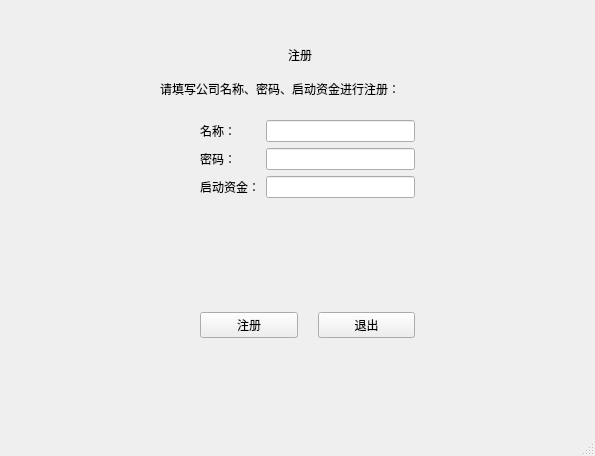
<?xml version="1.0" encoding="UTF-8"?>
<ui version="4.0">
 <class>Signup</class>
 <widget class="QMainWindow" name="Signup">
  <property name="geometry">
   <rect>
    <x>0</x>
    <y>0</y>
    <width>595</width>
    <height>456</height>
   </rect>
  </property>
  <property name="windowTitle">
   <string>MainWindow</string>
  </property>
  <widget class="QWidget" name="centralwidget">
   <widget class="QLabel" name="label">
    <property name="geometry">
     <rect>
      <x>270</x>
      <y>40</y>
      <width>60</width>
      <height>30</height>
     </rect>
    </property>
    <property name="text">
     <string>注册</string>
    </property>
    <property name="alignment">
     <set>Qt::AlignCenter</set>
    </property>
   </widget>
   <widget class="QWidget" name="layoutWidget">
    <property name="geometry">
     <rect>
      <x>200</x>
      <y>120</y>
      <width>215</width>
      <height>118</height>
     </rect>
    </property>
    <layout class="QFormLayout" name="formLayout">
     <item row="0" column="0">
      <widget class="QLabel" name="label_2">
       <property name="text">
        <string>名称：</string>
       </property>
      </widget>
     </item>
     <item row="1" column="0">
      <widget class="QLabel" name="label_3">
       <property name="text">
        <string>密码：</string>
       </property>
      </widget>
     </item>
     <item row="1" column="1">
      <widget class="QLineEdit" name="line_pwd"/>
     </item>
     <item row="3" column="0">
      <widget class="QLabel" name="label_4">
       <property name="text">
        <string>启动资金：</string>
       </property>
      </widget>
     </item>
     <item row="3" column="1">
      <widget class="QLineEdit" name="line_balance"/>
     </item>
     <item row="0" column="1">
      <widget class="QLineEdit" name="line_name"/>
     </item>
    </layout>
   </widget>
   <widget class="QWidget" name="layoutWidget">
    <property name="geometry">
     <rect>
      <x>200</x>
      <y>300</y>
      <width>215</width>
      <height>50</height>
     </rect>
    </property>
    <layout class="QHBoxLayout" name="horizontalLayout">
     <property name="spacing">
      <number>20</number>
     </property>
     <item>
      <widget class="QPushButton" name="btn_register">
       <property name="text">
        <string>注册</string>
       </property>
      </widget>
     </item>
     <item>
      <widget class="QPushButton" name="btn_quit">
       <property name="text">
        <string>退出</string>
       </property>
      </widget>
     </item>
    </layout>
   </widget>
   <widget class="QLabel" name="label_5">
    <property name="geometry">
     <rect>
      <x>160</x>
      <y>80</y>
      <width>301</width>
      <height>17</height>
     </rect>
    </property>
    <property name="text">
     <string>请填写公司名称、密码、启动资金进行注册：</string>
    </property>
   </widget>
  </widget>
  <widget class="QMenuBar" name="menubar">
   <property name="geometry">
    <rect>
     <x>0</x>
     <y>0</y>
     <width>595</width>
     <height>28</height>
    </rect>
   </property>
  </widget>
  <widget class="QStatusBar" name="statusbar"/>
 </widget>
 <resources/>
 <connections>
  <connection>
   <sender>btn_quit</sender>
   <signal>clicked()</signal>
   <receiver>Signup</receiver>
   <slot>close()</slot>
   <hints>
    <hint type="sourcelabel">
     <x>265</x>
     <y>225</y>
    </hint>
    <hint type="destinationlabel">
     <x>215</x>
     <y>215</y>
    </hint>
   </hints>
  </connection>
 </connections>
</ui>
